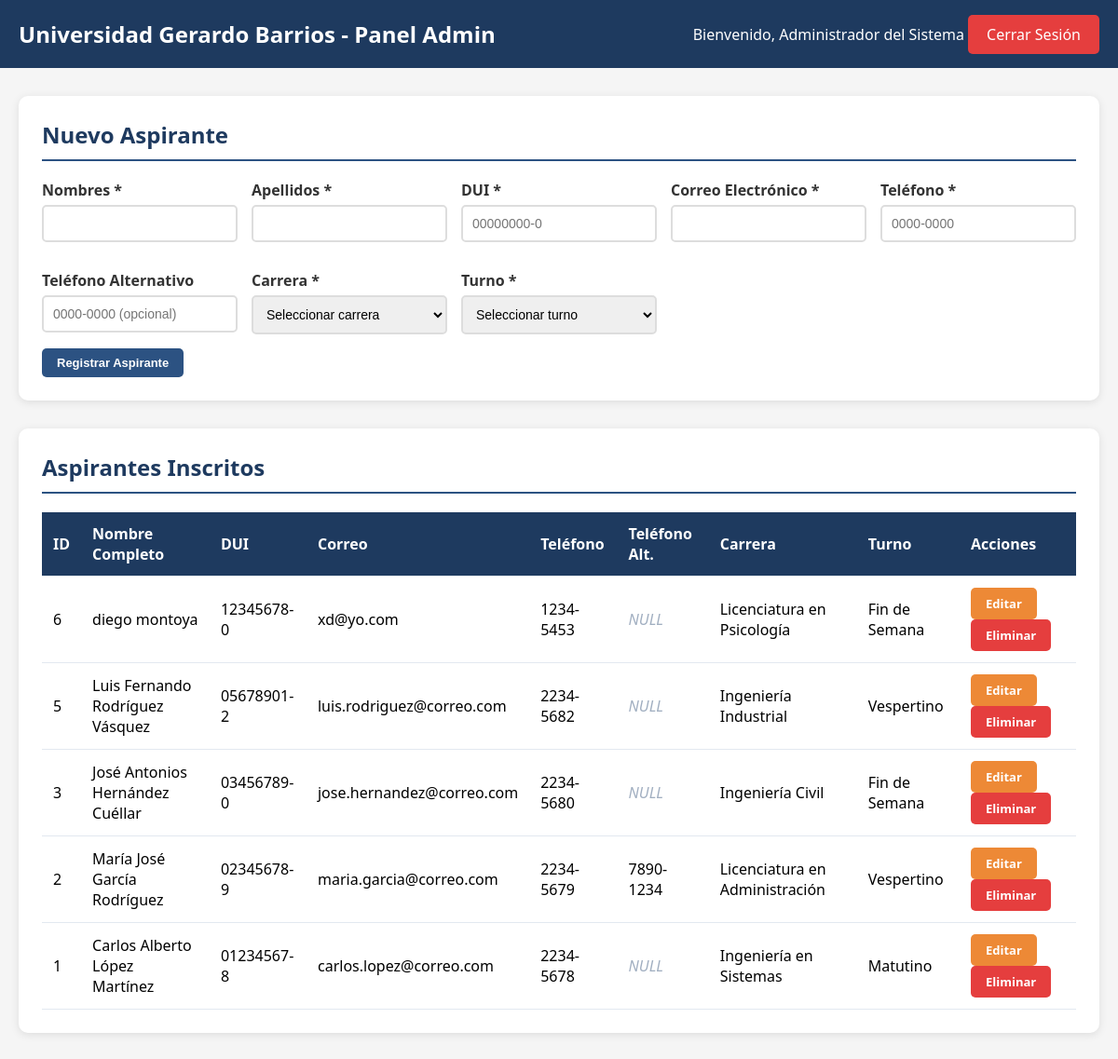
The page /admin.php (signed in) on the database its author committed.
### tables this page shows
CREATE TABLE `aspirantes` (
  `id` int(11) NOT NULL,
  `nombres` varchar(100) NOT NULL,
  `apellidos` varchar(100) NOT NULL,
  `DUI` varchar(10) NOT NULL,
  `correo_electronico` varchar(100) NOT NULL,
  `telefono` varchar(9) NOT NULL,
  `telefono_alternativo` varchar(9) DEFAULT NULL,
  `carrera` varchar(100) NOT NULL,
  `turno` enum('Matutino','Vespertino','Fin de Semana') NOT NULL
);

### admin.php (the view, shortened to what this page needs)
<?php
require_once "conexion.php";
$result = $conexion->query("SELECT * FROM aspirantes ORDER BY id DESC");
$aspirantes = $result->fetch_all(MYSQLI_ASSOC);
$editando = null;
?>
<!DOCTYPE html>
<html lang="es">
<head>
</head>
<body>
    <div class="header">
        <h1>Universidad Gerardo Barrios - Panel Admin</h1>
        <div>
            <span>Bienvenido, <?php echo htmlspecialchars($_SESSION["nombre_completo"]); ?></span>
            <a href="logout.php" class="btn-logout">Cerrar Sesión</a>
        </div>
    </div>
    <div class="container">
        <div class="card">
            <h2><?php echo $editando ? "Editar Aspirante" : "Nuevo Aspirante"; ?></h2>
            <form method="POST" action="">
                <div class="form-grid">
                    <div class="form-group">
                        <label for="nombres">Nombres *</label>
                        <input type="text" id="nombres" name="nombres" required minlength="2" maxlength="100" pattern="[A-Za-zÁÉÍÓÚáéíóúÑñ\s]+" title="Solo letras" value="<?php echo $editando ? htmlspecialchars($editando["nombres"]) : ''; ?>">
                    </div>
                    <div class="form-group">
                        <label for="apellidos">Apellidos *</label>
                        <input type="text" id="apellidos" name="apellidos" required minlength="2" maxlength="100" pattern="[A-Za-zÁÉÍÓÚáéíóúÑñ\s]+" title="Solo letras" value="<?php echo $editando ? htmlspecialchars($editando["apellidos"]) : ''; ?>">
                    </div>
                    <div class="form-group">
                        <label for="dui">DUI *</label>
                        <input type="text" id="dui" name="dui" required pattern="\d{8}-\d" placeholder="00000000-0" maxlength="10" value="<?php echo $editando ? htmlspecialchars($editando["DUI"]) : ''; ?>">
                    </div>
                    <div class="form-group">
                        <label for="correo">Correo Electrónico *</label>
                        <input type="email" id="correo" name="correo" required maxlength="100" value="<?php echo $editando ? htmlspecialchars($editando["correo_electronico"]) : ''; ?>">
                    </div>
                    <div class="form-group">
                        <label for="telefono">Teléfono *</label>
                        <input type="text" id="telefono" name="telefono" required pattern="\d{4}-\d{4}" placeholder="0000-0000" maxlength="9" value="<?php echo $editando ? htmlspecialchars($editando["telefono"]) : ''; ?>">
                    </div>
                    <div class="form-group">
                        <label for="telefono_alternativo">Teléfono Alternativo</label>
                        <input type="text" id="telefono_alternativo" name="telefono_alternativo" pattern="\d{4}-\d{4}" placeholder="0000-0000 (opcional)" maxlength="9" value="<?php echo $editando ? htmlspecialchars($editando["telefono_alternativo"] ?? '') : ''; ?>">
                    </div>
                    <div class="form-group">
                        <label for="carrera">Carrera *</label>
                        <select id="carrera" name="carrera" required>
                            <option value="">Seleccionar carrera</option>
                        </select>
                    </div>
                    <div class="form-group">
                        <label for="turno">Turno *</label>
                        <select id="turno" name="turno" required>
                            <option value="">Seleccionar turno</option>
                        </select>
                    </div>
                </div>
                <button type="submit" class="btn btn-primary"><?php echo $editando ? "Actualizar" : "Registrar"; ?> Aspirante</button>
            </form>
        </div>
        <div class="card">
            <h2>Aspirantes Inscritos</h2>
            <table>
                <thead>
                    <tr>
                        <th>ID</th>
                        <th>Nombre Completo</th>
                        <th>DUI</th>
                        <th>Correo</th>
                        <th>Teléfono</th>
                        <th>Teléfono Alt.</th>
                        <th>Carrera</th>
                        <th>Turno</th>
                        <th>Acciones</th>
                    </tr>
                </thead>
                <tbody>
                    <?php foreach ($aspirantes as $asp): ?>
                    <tr>
                        <td><?php echo $asp["id"]; ?></td>
                        <td><?php echo htmlspecialchars($asp["nombres"] . " " . $asp["apellidos"]); ?></td>
                        <td><?php echo htmlspecialchars($asp["DUI"]); ?></td>
                        <td><?php echo htmlspecialchars($asp["correo_electronico"]); ?></td>
                        <td><?php echo htmlspecialchars($asp["telefono"]); ?></td>
                        <td><?php echo $asp["telefono_alternativo"] ? htmlspecialchars($asp["telefono_alternativo"]) : '<span class="null-value">NULL</span>'; ?></td>
                        <td><?php echo htmlspecialchars($asp["carrera"]); ?></td>
                        <td><?php echo htmlspecialchars($asp["turno"]); ?></td>
                        <td>
                            <a href="admin.php?edit=<?php echo $asp["id"]; ?>" class="btn btn-edit">Editar</a>
                            <a href="admin.php?delete=<?php echo $asp["id"]; ?>" class="btn btn-delete" onclick="return confirm('¿Está seguro de eliminar este aspirante?')">Eliminar</a>
                        </td>
                    </tr>
                    <?php endforeach; ?>
                </tbody>
            </table>
        </div>
    </div>
</body>
</html>

### admin.php (style rules this page uses)
* { margin: 0; padding: 0; box-sizing: border-box; }
body { font-family: 'Segoe UI', Tahoma, Geneva, Verdana, sans-serif; background: #f5f5f5; }
.header { background: #1e3a5f; color: white; padding: 20px; display: flex; justify-content: space-between; align-items: center; }
.header h1 { font-size: 24px; }
.btn-logout { background: #e53e3e; color: white; padding: 10px 20px; text-decoration: none; border-radius: 5px; }
.container { max-width: 1200px; margin: 30px auto; padding: 0 20px; }
.card { background: white; padding: 25px; border-radius: 10px; box-shadow: 0 2px 10px rgba(0,0,0,0.1); margin-bottom: 30px; }
.card h2 { color: #1e3a5f; margin-bottom: 20px; border-bottom: 2px solid #2c5282; padding-bottom: 10px; }
.form-grid { display: grid; grid-template-columns: repeat(auto-fit, minmax(200px, 1fr)); gap: 15px; }
.form-group { margin-bottom: 15px; }
.form-group label { display: block; margin-bottom: 5px; color: #333; font-weight: 600; }
.form-group input, .form-group select { width: 100%; padding: 10px; border: 2px solid #ddd; border-radius: 5px; font-size: 14px; }
.btn { display: inline-block; padding: 8px 16px; border: none; border-radius: 5px; cursor: pointer; font-size: 13px; font-weight: 600; text-decoration: none; }
.btn-primary { background: #2c5282; color: white; }
.btn-edit { background: #ed8936; color: white; margin-right: 5px; }
.btn-delete { background: #e53e3e; color: white; }
table { width: 100%; border-collapse: collapse; margin-top: 20px; }
th, td { padding: 12px; text-align: left; border-bottom: 1px solid #e2e8f0; }
th { background: #1e3a5f; color: white; }
.null-value { color: #a0aec0; font-style: italic; }

### rows shown on the page
aspirantes: id "6", nombres+apellidos "diego montoya", DUI "12345678-0", correo_electronico "xd@yo.com", telefono "1234-5453", shows "NULL", carrera "Licenciatura en Psicología", turno "Fin de Semana"
aspirantes: id "5", nombres+apellidos "Luis Fernando Rodríguez Vásquez", DUI "05678901-2", correo_electronico "luis.rodriguez@correo.com", telefono "2234-5682", shows "NULL", carrera "Ingeniería Industrial", turno "Vespertino"
aspirantes: id "3", nombres+apellidos "José Antonios Hernández Cuéllar", DUI "03456789-0", correo_electronico "jose.hernandez@correo.com", telefono "2234-5680", shows "NULL", carrera "Ingeniería Civil", turno "Fin de Semana"
aspirantes: id "2", nombres+apellidos "María José García Rodríguez", DUI "02345678-9", correo_electronico "maria.garcia@correo.com", telefono "2234-5679", telefono_alternativo "7890-1234", carrera "Licenciatura en Administración", turno "Vespertino"
aspirantes: id "1", nombres+apellidos "Carlos Alberto López Martínez", DUI "01234567-8", correo_electronico "carlos.lopez@correo.com", telefono "2234-5678", shows "NULL", carrera "Ingeniería en Sistemas", turno "Matutino"

### other values the page prints
$_SESSION["nombre_completo"] "Administrador del Sistema"
